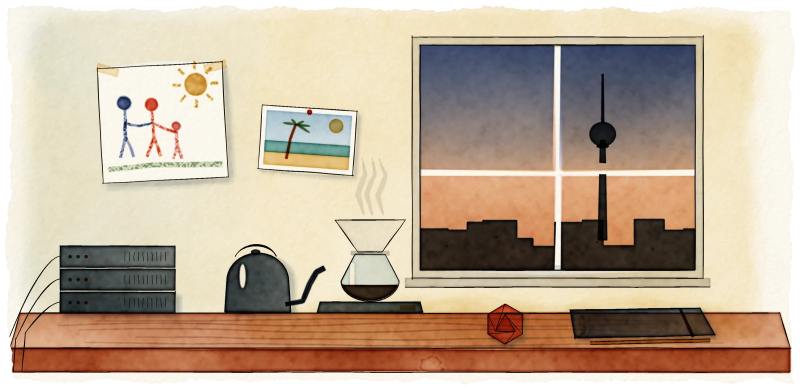
#> input picture assets/images/plates/desk.webp, 1600 x 780 px, given in place of desk.webp.png, which was not available (shown at 1/2 size)
$ python -i paint.py   (imports and definitions only)
#> lines starting #> are read from the running program, lines starting #| are printed output that depends on the picture; pictures that were not available may be replaced by others from this repository, and a replacement may not be noted
### scripts/watercolour/wc.py
"""
A small procedural watercolour engine, for the Plates (layouts/partials/plate.html):
the Episode pages' and the home page's. Run it through paint.py; see there for usage,
and for how a plate script says where its Plate lives.

Model: each wash accumulates pigment *density* D on a float field. Densities are
turned into colour with Beer-Lambert -- paper * pigment ** D -- so overlapping
glazes darken and saturate the way transparent watercolour does, rather than
averaging like opaque paint. It also means nothing light can be painted over
anything dark, exactly as on paper: a lit window or a white plate has to be
*reserved* from the washes around it (the `holes` argument), the way a painter
uses masking fluid.

Washes are built Tyler-Hobbs style: one base polygon, recursively deformed, then
dozens of copies jittered at the edge and stacked at low opacity. The soft,
irregular edge and the denser middle fall out of the stacking. On top of that:
  - edge darkening (pigment migrating to a drying wash's rim),
  - granulation (pigment settling in the paper's valleys),
  - backruns ("blooms"), the cauliflower edges of a wash disturbed while wet,
  - cold-press paper texture lit from the upper left,
  - ink lines with wobble and pressure, and a looped hand for writing,
  - a deckled sheet edge, as alpha, so a plate reads as paper on either theme.

Everything is seeded. The same script paints the same plate every time.
"""
import math
import os
import cv2
import numpy as np

rng = np.random.default_rng(7)

# Masters are written here, and gitignored: only the WebP exports are committed.
OUT = os.path.join(os.path.dirname(os.path.abspath(__file__)), "out")
os.makedirs(OUT, exist_ok=True)


def seed(s):
    global rng
    rng = np.random.default_rng(s)


def hexrgb(h):
    h = h.lstrip("#")
    return np.array([int(h[i:i + 2], 16) / 255 for i in (0, 2, 4)], dtype=np.float32)


# A limited palette, chosen to sit with the site's amber accent (#b45309).
PIG = {
    "indigo": hexrgb("#3d4f7a"),
    "payne": hexrgb("#4a5560"),
    "amber": hexrgb("#d9822b"),
    "sienna": hexrgb("#b5603a"),
    "ochre": hexrgb("#dcae5a"),
    "sage": hexrgb("#8fa77c"),
    "teal": hexrgb("#5f9a96"),
    "rose": hexrgb("#d77a6e"),
    "vermilion": hexrgb("#d4553a"),
    "sepia": hexrgb("#5b4636"),
    "grey": hexrgb("#9c9a94"),
    "sky": hexrgb("#8fb3cf"),
}
PAPER = hexrgb("#fbf7ee")
INK = hexrgb("#2a2622")


# ---------------------------------------------------------------- noise


# [12 lines left out: function fractal_noise, not called in this run]


class Sheet:
    # [12 lines left out: function __init__, not called in this run]

    # -------------------------------------------------------- geometry
    def P(self, pts):
        return np.asarray(pts, np.float64) * self.S

    # [234 lines left out: functions _box, _fill, wash, _bloom, mask_wash, _finish and 7 more, not called in this run]


def rect(x, y, w, h):
    return np.array([[x, y], [x + w, y], [x + w, y + h], [x, y + h]], np.float64)


# [103 lines left out: functions resample, smooth_noise, wobble_path, ribbon, deckle_mask, resample_closed and 4 more, not called in this run]


def arc(cx, cy, rx, ry, a0, a1, n=40):
    t = np.radians(np.linspace(a0, a1, n))
    return np.stack([cx + rx * np.cos(t), cy + ry * np.sin(t)], 1)


# [26 lines left out: function cursive, not called in this run]

### scripts/watercolour/paint.py
# /// script
# requires-python = ">=3.11,<3.14"
# dependencies = ["numpy", "opencv-python-headless", "pillow", "scipy"]
# ///
"""
Paint the watercolour plates -- the episode pages' and the home page's -- and
export each one to where the site reads it.

    uv run scripts/watercolour/paint.py              # every plate
    uv run scripts/watercolour/paint.py bottle       # one plate

Nothing here runs in CI. The build uses the committed WebP files; this exists so
a plate can be repainted, and so "painted by code" in the page's colophon is a
claim anyone can check.

Each script in plates/ paints one sheet with wc.py and saves a 2x-rendered PNG
master to out/ (gitignored). This file then exports it as WebP with its deckled
alpha edge intact -- JPEG would flatten the edge onto a background colour that is
wrong for one of the two themes.

A script also says where its Plate lives, so adding a Plate is one script and no
edit here. Two names at the top of it, after the imports:

    DEST = "content/episodes/some-episode"   # the page bundle, or assets/ folder, it is exported to,
                                             # relative to the repo root
    SHARE_CARD = True                        # optional: also cut that page's 1200x630 share card
                                             # (cover.jpg) from this plate. Only a hero wants one.

The Plate is then placed on its page with a line of front matter or the `plate`
shortcode (docs/agents/architecture.md, "Plates"). A script that does not name its
DEST stops the run rather than guessing a place for the file.

The masters come out around 2MB each; the WebP exports around 50-90KB. The build
gate fails any plate over 160KB, which is what a PNG committed by mistake would
trip.
"""
import os
import runpy
import sys

from PIL import Image

HERE = os.path.dirname(os.path.abspath(__file__))
ROOT = os.path.abspath(os.path.join(HERE, "..", ".."))
SCRIPTS = os.path.join(HERE, "plates")
PAPER = (251, 247, 238)  # wc.PAPER, as 8-bit

sys.path.insert(0, HERE)
from wc import OUT  # noqa: E402


def plates():
    """Every plate there is: one script each in plates/, named for the file it paints."""
    return sorted(f[:-3] for f in os.listdir(SCRIPTS) if f.endswith(".py"))


def export(name, dest):
    im = Image.open(os.path.join(OUT, f"{name}.png")).convert("RGBA")
    if im.width > 1600:
        im = im.resize((1600, round(im.height * 1600 / im.width)), Image.LANCZOS)
    os.makedirs(dest, exist_ok=True)
    dst = os.path.join(dest, f"{name}.webp")
    im.save(dst, "WEBP", quality=84, method=6, alpha_quality=90)
    print(f"{name}: {im.width}x{im.height}, {os.path.getsize(dst) // 1024}KB")


def share_card(name, dest):
    # Flattened onto paper (a card is never transparent), scaled to cover
    # 1200x630, cut from the middle of the sheet.
#> called with name = '../../assets/images/plates/desk.webp', dest = 'out.png'
    im = Image.open(os.path.join(OUT, f"{name}.png")).convert("RGBA")
#> im is the input picture: PIL image 1600x780 RGBA; mean R, G, B, A 193.3, 174.5, 152.9, 237.5
    bg = Image.new("RGBA", im.size, PAPER + (255,))
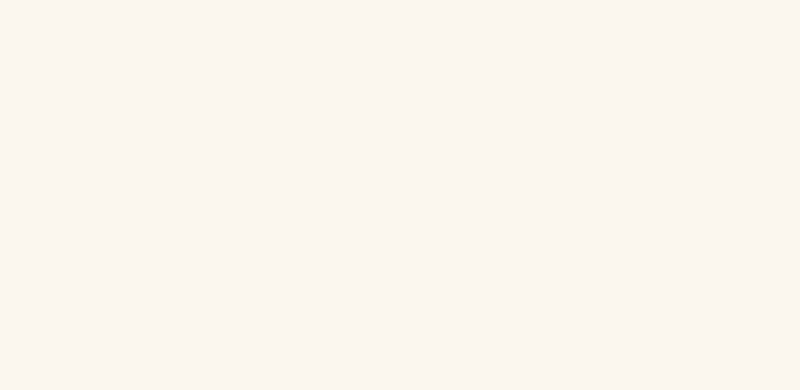
#> bg: PIL image 1600x780 RGBA (shown at 1/2 size); mean R, G, B, A 251, 247, 238, 255
    bg.alpha_composite(im)
    tw, th = 1200, 630
    scale = max(tw / bg.width, th / bg.height) * 1.04
#> scale = 0.84
    bg = bg.resize((round(bg.width * scale), round(bg.height * scale)), Image.LANCZOS)
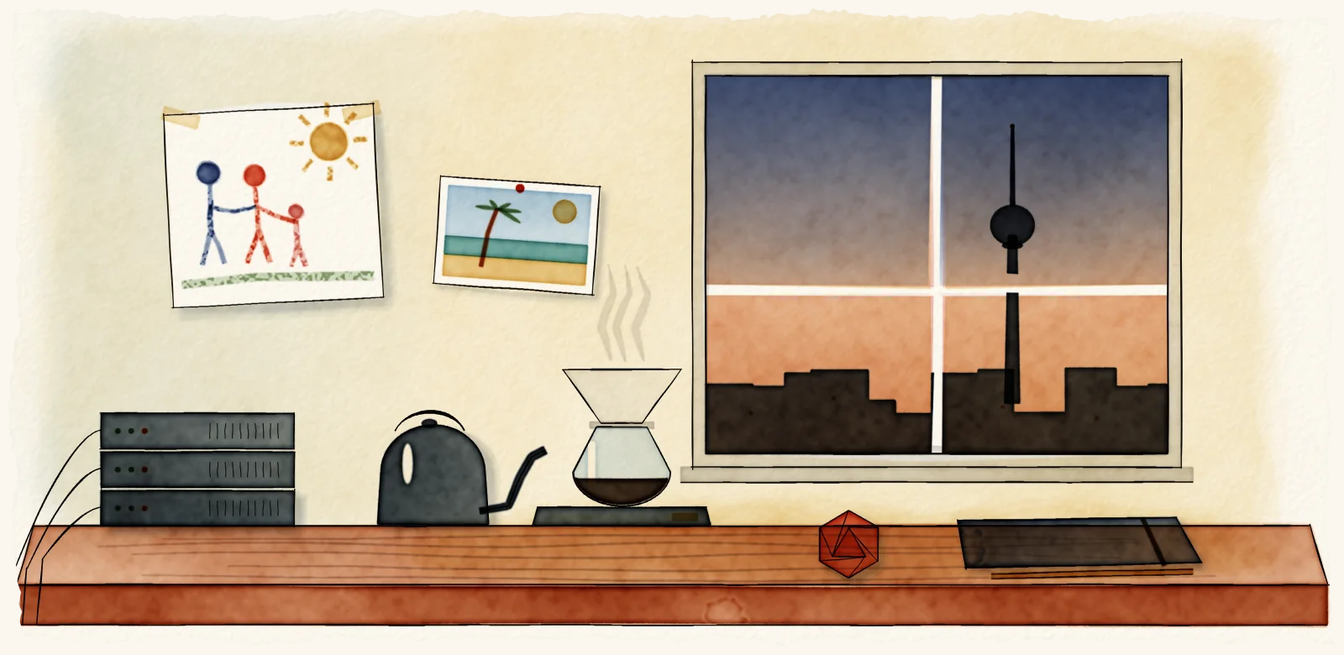
#> bg: PIL image 1344x655 RGBA; mean R, G, B, A 193.8, 175.1, 153.5, 255
    x, y = (bg.width - tw) // 2, (bg.height - th) // 2
#> x = 72; y = 12
    dst = os.path.join(dest, "cover.jpg")
    bg.crop((x, y, x + tw, y + th)).convert("RGB").save(dst, "JPEG", quality=84, optimize=True, progressive=True)
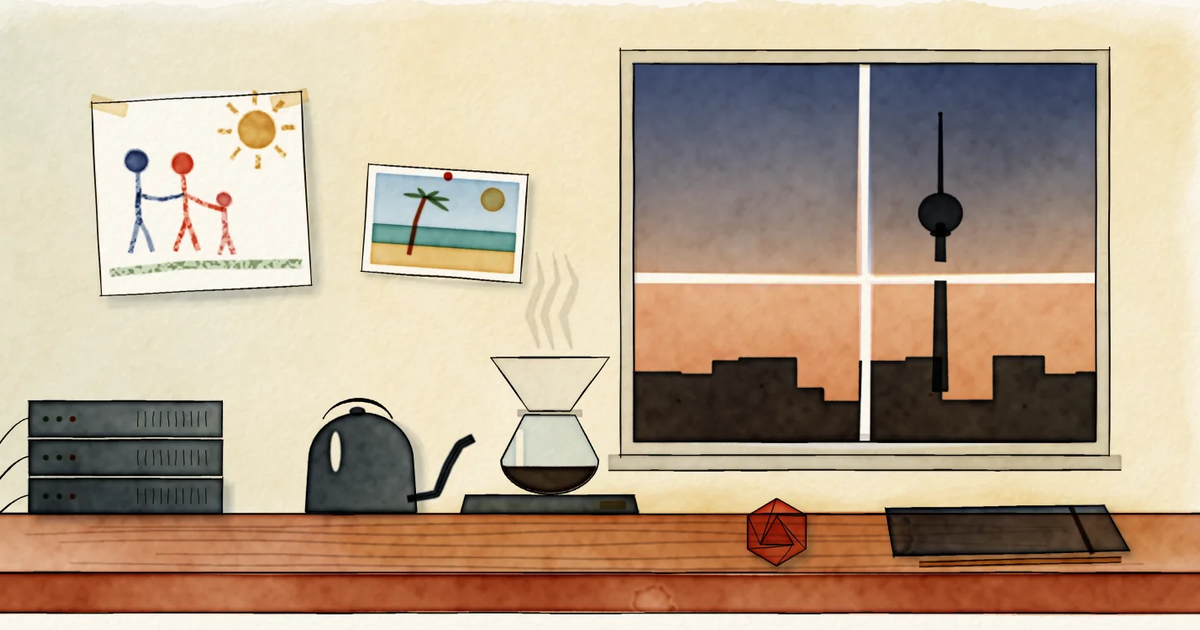
#> saved as cover.jpg: PIL image 1200x630 RGB; mean R, G, B 186.1, 165.8, 142.9
    print(f"cover ({name}): {tw}x{th}, {os.path.getsize(dst) // 1024}KB")


def main(names):
    known = plates()
    for name in names:
        if name not in known:
            sys.exit(f"no plate {name!r}; plates are {', '.join(known)}")
    for name in names:
        # A plate paints the same whatever ran before it. wc.py keeps its random
        # state at module level, and a script takes a copy of it when it imports wc,
        # so a second script in this process would otherwise start from the end of
        # the first one's. Dropping the module is what makes a plate come out
        # byte for byte the same alone, in a full run, or on another day.
        sys.modules.pop("wc", None)
        script = runpy.run_path(os.path.join(SCRIPTS, f"{name}.py"), run_name="__main__")
        if "DEST" not in script:
            sys.exit(f"plates/{name}.py does not say where it lives: add DEST = \"content/...\" after its imports")
        dest = os.path.join(ROOT, script["DEST"])
        export(name, dest)
        if script.get("SHARE_CARD"):
            share_card(name, dest)


# [2 lines not run here, left out]

>>> result = share_card('../../assets/images/plates/desk.webp', 'out.png')
